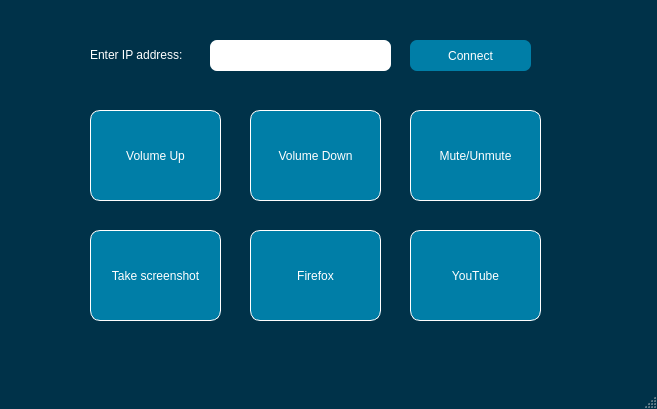
<?xml version="1.0" encoding="UTF-8"?>
<ui version="4.0">
 <class>StreamDeck</class>
 <widget class="QMainWindow" name="StreamDeck">
  <property name="geometry">
   <rect>
    <x>0</x>
    <y>0</y>
    <width>657</width>
    <height>409</height>
   </rect>
  </property>
  <property name="windowTitle">
   <string>Macropad</string>
  </property>
  <property name="styleSheet">
   <string notr="true">QMainWindow {
	border:none;
	background-color: #003249;

}</string>
  </property>
  <widget class="QWidget" name="centralwidget">
   <property name="styleSheet">
    <string notr="true">QMainWindow {\n	background-color: #003249\n}</string>
   </property>
   <widget class="QPushButton" name="Button2">
    <property name="geometry">
     <rect>
      <x>250</x>
      <y>110</y>
      <width>131</width>
      <height>91</height>
     </rect>
    </property>
    <property name="styleSheet">
     <string notr="true">QPushButton {
background-color: #007ea7;
border: 1px solid white;
border-radius:10px;
color:#fff
}</string>
    </property>
    <property name="text">
     <string>Volume Down</string>
    </property>
   </widget>
   <widget class="QPushButton" name="Button1">
    <property name="geometry">
     <rect>
      <x>90</x>
      <y>110</y>
      <width>131</width>
      <height>91</height>
     </rect>
    </property>
    <property name="styleSheet">
     <string notr="true">QPushButton {
background-color: #007ea7;
border: 1px solid white;
border-radius:10px;
color:#fff
}</string>
    </property>
    <property name="text">
     <string>Volume Up</string>
    </property>
   </widget>
   <widget class="QPushButton" name="Button5">
    <property name="geometry">
     <rect>
      <x>250</x>
      <y>230</y>
      <width>131</width>
      <height>91</height>
     </rect>
    </property>
    <property name="styleSheet">
     <string notr="true">QPushButton {
background-color: #007ea7;
border: 1px solid white;
border-radius:10px;
color:#fff
}</string>
    </property>
    <property name="text">
     <string>Firefox</string>
    </property>
   </widget>
   <widget class="QPushButton" name="Button4">
    <property name="geometry">
     <rect>
      <x>90</x>
      <y>230</y>
      <width>131</width>
      <height>91</height>
     </rect>
    </property>
    <property name="styleSheet">
     <string notr="true">QPushButton {
background-color: #007ea7;
border: 1px solid white;
border-radius:10px;
color:#fff
}</string>
    </property>
    <property name="text">
     <string>Take screenshot</string>
    </property>
   </widget>
   <widget class="QPushButton" name="Button3">
    <property name="geometry">
     <rect>
      <x>410</x>
      <y>110</y>
      <width>131</width>
      <height>91</height>
     </rect>
    </property>
    <property name="styleSheet">
     <string notr="true">QPushButton {
background-color: #007ea7;
border: 1px solid white;
border-radius:10px;
color:#fff
}</string>
    </property>
    <property name="text">
     <string>Mute/Unmute</string>
    </property>
   </widget>
   <widget class="QPushButton" name="Button6">
    <property name="geometry">
     <rect>
      <x>410</x>
      <y>230</y>
      <width>131</width>
      <height>91</height>
     </rect>
    </property>
    <property name="styleSheet">
     <string notr="true">QPushButton {
background-color: #007ea7;
border: 1px solid white;
border-radius:10px;
color:#fff
}</string>
    </property>
    <property name="text">
     <string>YouTube</string>
    </property>
   </widget>
   <widget class="QLabel" name="label">
    <property name="geometry">
     <rect>
      <x>90</x>
      <y>30</y>
      <width>121</width>
      <height>50</height>
     </rect>
    </property>
    <property name="styleSheet">
     <string notr="true">QLabel {
color: #fff;}
</string>
    </property>
    <property name="text">
     <string>Enter IP address:</string>
    </property>
   </widget>
   <widget class="QPushButton" name="connectBtn">
    <property name="geometry">
     <rect>
      <x>410</x>
      <y>40</y>
      <width>121</width>
      <height>31</height>
     </rect>
    </property>
    <property name="styleSheet">
     <string notr="true">QPushButton {
background-color: #007ea7;
color:#fff;
border-radius:7px;
 }</string>
    </property>
    <property name="text">
     <string>Connect</string>
    </property>
   </widget>
   <widget class="QLineEdit" name="lineEdit">
    <property name="geometry">
     <rect>
      <x>210</x>
      <y>40</y>
      <width>181</width>
      <height>31</height>
     </rect>
    </property>
    <property name="styleSheet">
     <string notr="true">QLineEdit {
border-radius: 7px}</string>
    </property>
   </widget>
  </widget>
  <widget class="QMenuBar" name="menubar">
   <property name="geometry">
    <rect>
     <x>0</x>
     <y>0</y>
     <width>657</width>
     <height>22</height>
    </rect>
   </property>
  </widget>
  <widget class="QStatusBar" name="statusbar"/>
 </widget>
 <resources/>
 <connections/>
</ui>
